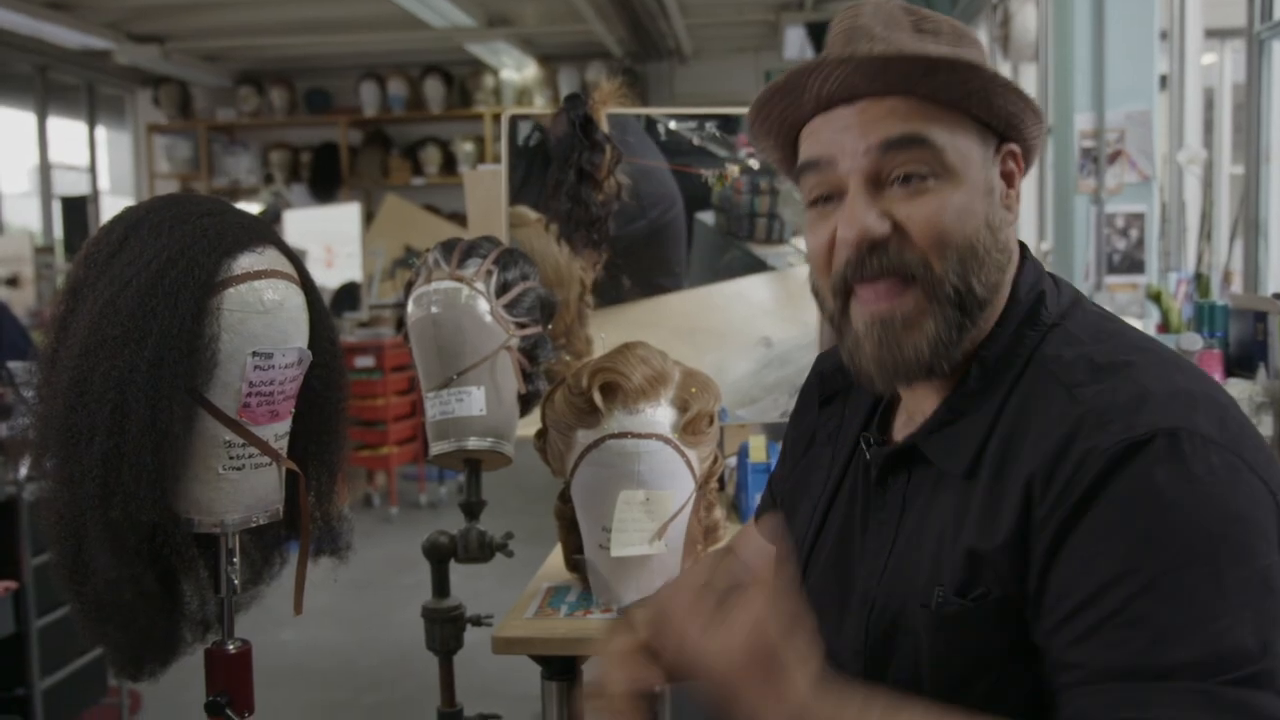
#> input picture overlay_check/frame.png, 1280 x 720 px
$ python overlay.py ../overlay_check/frame.png out
#> lines starting #> are read from the running program, lines starting #| are printed output that depends on the picture
"""Overlay testuale sui frame — rendering per `strategies/visual_prompt.py`.

Modulo PURO (PIL + stdlib): nessun import dal resto del progetto, così
`scripts/probe_overlay_legibility.py` e la verifica offline dell'appendice A
di `docs/piano_visual_prompting.md` possono usarlo senza toccare modello,
Hydra o Weave.

La parola e i colori sono costanti di modulo, NON knob di config: sono il
TESTO dell'intervento (stesso criterio di `MARKER_INSTRUCTION` in
`strategies/attention_marker.py`). Knob restano solo posizione e altezza
della banda, che sono geometria da tarare sulla probe di leggibilità.
"""
from __future__ import annotations

from pathlib import Path

from PIL import Image, ImageDraw, ImageFont

OVERLAY_TEXT = "IMPORTANT"

# Banda PIENA + testo in controcolore, non testo con contorno sopra il frame:
# il contrasto non deve dipendere dal contenuto del video, altrimenti su una
# scena chiara la parola sparisce esattamente nei sample in cui serve.
BAND_FILL = (220, 30, 30)
TEXT_FILL = (255, 255, 255)

# Il corpo del testo occupa questa frazione dell'altezza della banda: il resto
# è padding, senza il quale i glifi toccano i bordi e il downscale li impasta.
_TEXT_OF_BAND = 0.75
_MAX_TEXT_WIDTH_FRAC = 0.92
# Sotto questo corpo (px SORGENTE) qualcosa nel calcolo della scala è saltato:
# meglio fallire che dipingere un francobollo illeggibile in silenzio.
_MIN_TEXT_PX = 12

_FONT_CANDIDATES = (
    "/usr/share/fonts/truetype/dejavu/DejaVuSans-Bold.ttf",
    "/usr/share/fonts/truetype/liberation/LiberationSans-Bold.ttf",
    "/usr/share/fonts/dejavu/DejaVuSans-Bold.ttf",
)


def _load_font(px: int) -> tuple[ImageFont.FreeTypeFont, str]:
    """Font bold di sistema, con fallback al default scalabile di Pillow.

    ⚠️ `ImageFont.load_default()` SENZA `size` ritorna il bitmap 11 px:
    illeggibile dopo il downscale, e il degrado sarebbe silenzioso. Da Pillow
    10.1 `load_default(size=...)` ritorna un TTF scalabile (Aileron), quindi
    il fallback è accettabile — ma il nome del font va RITORNATO e loggato per
    sample: "sul cluster il font di sistema non c'era" deve essere leggibile
    in Weave, non da indovinare.
    """
    for path in _FONT_CANDIDATES:
        try:
            return ImageFont.truetype(path, px), Path(path).name
        except OSError:
            continue
    return ImageFont.load_default(size=px), "pillow-default"


def paint_important(
    src: str | Path,
    dst: str | Path,
    *,
    text: str = OVERLAY_TEXT,
    position: str = "top",
    height_frac: float = 0.18,
) -> dict:
    """Dipinge `text` su una banda piena in cima (o in fondo) al frame.

    `src` e `dst` possono coincidere (la strategy sovrascrive i PNG nella
    tmpdir): `Image.open(...).convert(...)` carica per intero, quindi il file
    non è più aperto quando si salva.

    **La dimensione dell'immagine NON cambia** (asserito): allargare il canvas
    per far posto alla banda cambierebbe l'aspect ratio → `smart_resize`
    darebbe una griglia diversa → i frame dipinti e quelli puliti non
    sarebbero più confrontabili e il conteggio token cambierebbe in silenzio.

    Ritorna la diagnostica da loggare per sample:
    `{"font", "text_px", "band_px", "size"}`.
    """
#> called with text = 'IMPORTANT', position = 'top', height_frac = 0.12
    if position not in ("top", "bottom"):
        raise ValueError(f"position sconosciuta: {position!r}. Valide: 'top', 'bottom'")
    if not 0.0 < height_frac < 1.0:
        raise ValueError(f"height_frac fuori range: {height_frac!r}")

    img = Image.open(src).convert("RGB")
#> img is the input picture: PIL image 1280x720 RGB; mean R, G, B 74.9, 70.3, 65.8
    w, h = img.size
#> w = 1280; h = 720

    band_px = max(1, round(height_frac * h))
#> band_px = 86
    text_px = max(1, round(_TEXT_OF_BAND * band_px))
#> text_px = 64
    font, font_name = _load_font(text_px)
#> font_name = 'DejaVuSans-Bold.ttf'

    draw = ImageDraw.Draw(img)
    # Su frame stretti (o `max_pixels` bassi) la parola non ci sta in
    # larghezza: si rimpicciolisce finché entra.
    while text_px > _MIN_TEXT_PX and draw.textlength(text, font=font) > _MAX_TEXT_WIDTH_FRAC * w:
        text_px -= 2
        font = font.font_variant(size=text_px)
#> this loop made 0 passes
#> after the loop, text_px = 64
    if text_px <= _MIN_TEXT_PX:
        raise RuntimeError(
            f"overlay illeggibile: corpo sceso a {text_px}px su un frame "
            f"{w}x{h} (height_frac={height_frac}). Frame troppo piccolo o "
            "parola troppo lunga — non dipingere e basta, l'arm misurerebbe "
            "solo occlusione."
        )

    y0 = 0 if position == "top" else h - band_px
#> y0 = 0
    draw.rectangle([0, y0, w, y0 + band_px], fill=BAND_FILL)

    bbox = draw.textbbox((0, 0), text, font=font)
#> bbox = (0, 12, 421, 61)
    tw, th = bbox[2] - bbox[0], bbox[3] - bbox[1]
#> tw = 421; th = 49
    draw.text(
        ((w - tw) / 2 - bbox[0], y0 + (band_px - th) / 2 - bbox[1]),
        text, font=font, fill=TEXT_FILL,
    )

    if img.size != (w, h):
        raise RuntimeError(f"overlay ha cambiato la dimensione: {(w, h)} -> {img.size}")
    img.save(dst)
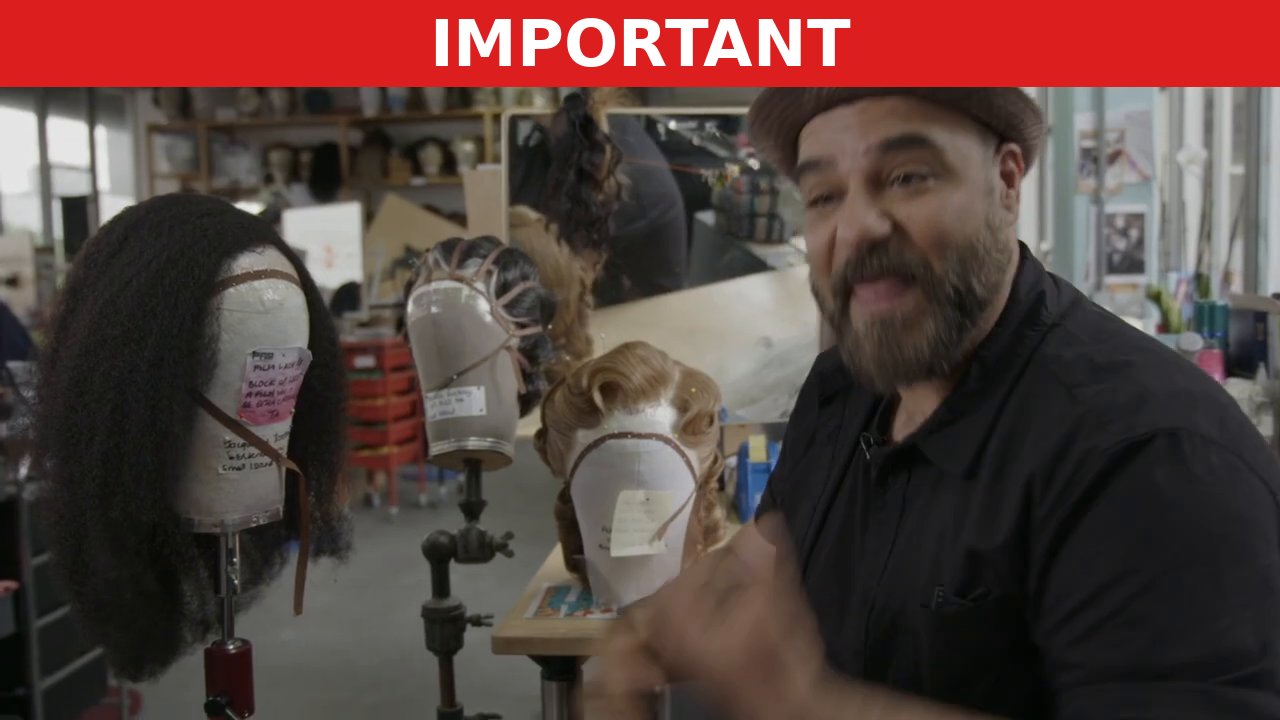
#> saved as painted_0.12.png: PIL image 1280x720 RGB; mean R, G, B 90.8, 65.7, 61.9
    return {"font": font_name, "text_px": text_px, "band_px": band_px, "size": (w, h)}


# --- ViKey-style: etichetta d'indice in un angolo ------------------------
#
# `paint_frame_index` NON è l'overlay dell'arm `visual_prompt`: quello dipinge
# un GIUDIZIO (la parola IMPORTANT su poche celle), questo dipinge un
# INDIRIZZO (il numero su tutte). Sono due interventi diversi che condividono
# solo il canale — vedi docs/260901-tabelle-risultati.md e il paper ViKey
# (arXiv 2603.23186).
#
# Geometria dal paper: `fontsize = min(w, h) / s` con `s = 12`, testo rosso in
# un angolo BASSO (la loro ablazione posizionale dà BL/BR nettamente meglio di
# TL/TR). Lo sfondo pieno dietro il testo è nostro, per lo stesso motivo per
# cui `paint_important` usa una banda e non un contorno: il contrasto non deve
# dipendere dal contenuto del frame.
INDEX_TEXT_FILL = (255, 40, 40)
INDEX_BG_FILL = (0, 0, 0)

_INDEX_POSITIONS = ("bottom-left", "bottom-right", "top-left", "top-right")


# [57 lines left out: function paint_frame_index, not called in this run]


if __name__ == "__main__":
    # Verifica §8.0 del piano (docs/piano_visual_prompting.md, appendice A):
    # dipinge un frame ai tre height_frac candidati, applica lo smart_resize
    # del processor e salva il PNG "come lo vede il modello" — da GUARDARE.
    # Gira senza GPU né pesi. Uso:
    #
    #     uv run python -m utils.overlay <frame.png> [out_dir]
    #
    import sys

    from qwen_vl_utils.vision_process import smart_resize  # solo qui: il modulo resta puro

    MAX_PIXELS = 151200   # conf/config.yaml, dataset.video_mme
    FACTOR = 32           # Qwen3-VL: image_patch_size(16) * merge(2). Qwen2.5-VL: 28
    HEIGHT_FRACS = (0.12, 0.18, 0.25)

    src = Path(sys.argv[1])
    out_dir = Path(sys.argv[2]) if len(sys.argv) > 2 else src.parent
    out_dir.mkdir(parents=True, exist_ok=True)

    for frac in HEIGHT_FRACS:
        painted = out_dir / f"painted_{frac}.png"
        info = paint_important(src, painted, height_frac=frac)
#> info = {'font': 'DejaVuSans-Bold.ttf', 'text_px': 64, 'band_px': 86, 'size': (1280, 720)}
        w, h = info["size"]
#> w = 1280; h = 720
#> (the run stopped early here; a loop or call above may not have finished)
